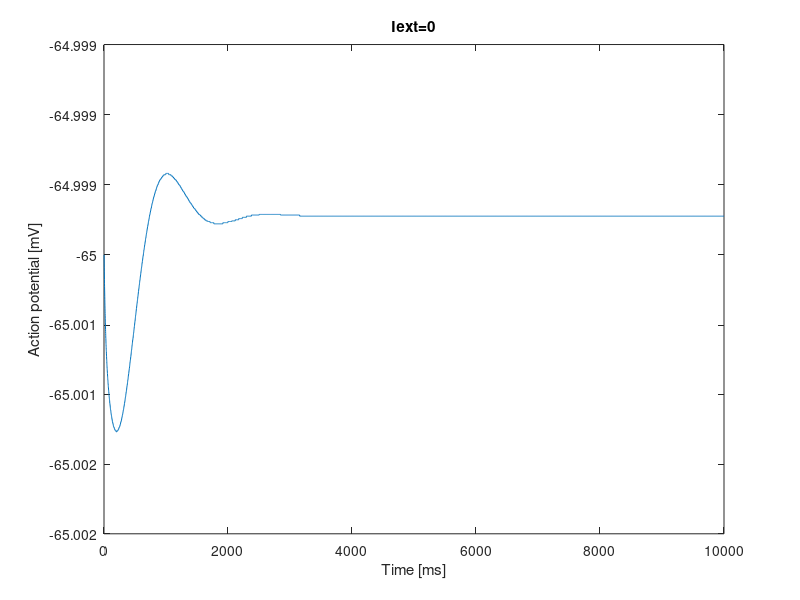

Recreate this plot in MATLAB. (Note: this script raises an error after producing the figure.)
%made by jnullj - 2017
%huxley hodgkin nerve cell model
%membrane voltage for diff currents

%timing and stepping
dt = 0.01;		%step size
wtime = 100;		%total time to simulate
steps = wtime/dt;	%number of steps in time
%build empty arrays for data
V = zeros(1,steps);
n = zeros(1,steps);
m = zeros(1,steps);
h = zeros(1,steps);
%intial values
V(1) = 0;
n(1) = 0.3177;
m(1) = 0.0529;
h(1) = 0.5961;
c = 1;
g_K = 36;
g_Na = 120;
g_l = 0.3;
V_K = 12;
V_Na = -115;
V_l = -10.6;
%input 1
I = zeros(1,steps); %case 1
%case 2: I = ones(1,steps)*-5;
%case 3: I = ones(1,steps)*-10;
%functions
alpha_n = @(V) 0.01*(V+10)/(exp((V+10)/10)-1);
beta_n = @(V) 0.125*exp(V/80);
alpha_m = @(V) 0.1*(V+25)/(exp((V+25)/10)-1);
beta_m = @(V) 4*exp(V/18);
alpha_h = @(V) 0.07*exp(V/20);
beta_h = @(V) 1/(exp((V+30)/10)+1);
% v’=f(t,v)
f_v = (-g_K*(n(1)^4)*(V(1)-V_K)-g_Na*(m(1)^3)*h(1)*(V(1)-V_Na)-g_l*(V(1)-V_l)+I(1))/c;
f_n = alpha_n(V(1))*(1-n(1))-beta_n(V(1))*n(1);
f_m = alpha_m(V(1))*(1-m(1))-beta_m(V(1))*m(1);
f_h = alpha_h(V(1))*(1-h(1))-beta_h(V(1))*h(1);

%using euler method to find all values
for t=2:steps
	V(t) = V(t-1) + dt * f_v;
	n(t) = n(t-1) + dt * f_n;
	m(t) = m(t-1) + dt * f_m;
	h(t) = h(t-1) + dt * f_h;
	f_v = (-g_K*(n(t)^4)*(V(t)-V_K)-g_Na*(m(t)^3)*h(t)*(V(t)-V_Na)-g_l*(V(t)-V_l)+I(t))/c;
	f_n = alpha_n(V(t))*(1-n(t))-beta_n(V(t))*n(t);
	f_m = alpha_m(V(t))*(1-m(t))-beta_m(V(t))*m(t);
	f_h = alpha_h(V(t))*(1-h(t))-beta_h(V(t))*h(t);
end

V1 = -V-65;

%show plots
tval = 1:steps;

plot(tval, V1)
title('Iext=0')
xlabel('Time [ms]')
ylabel('Action potential [mV]')
ax = gca;
ax.XTick = 1:wtime:steps;
ax.XTickLabel = 0:wtime;
